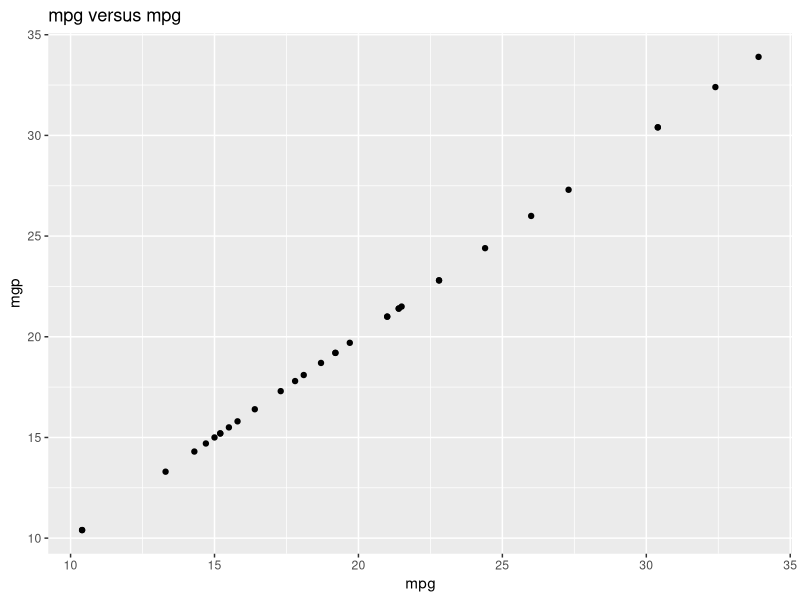
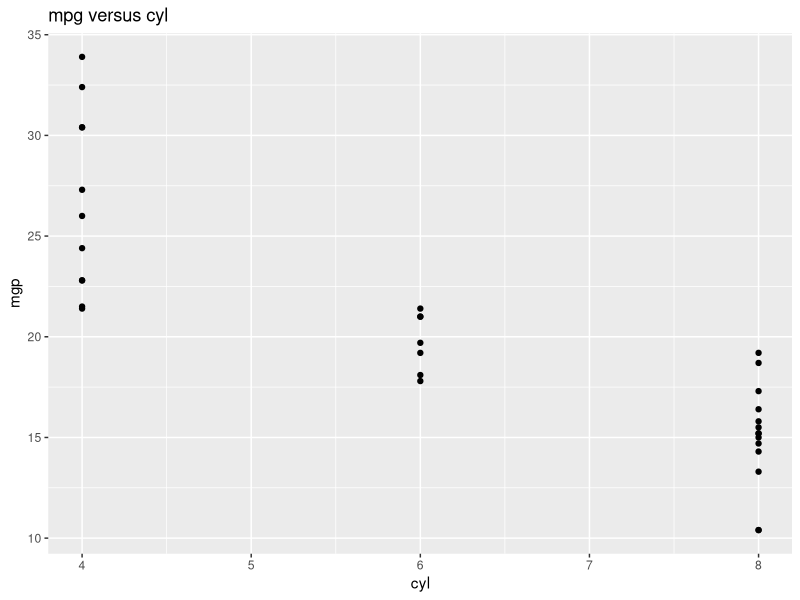
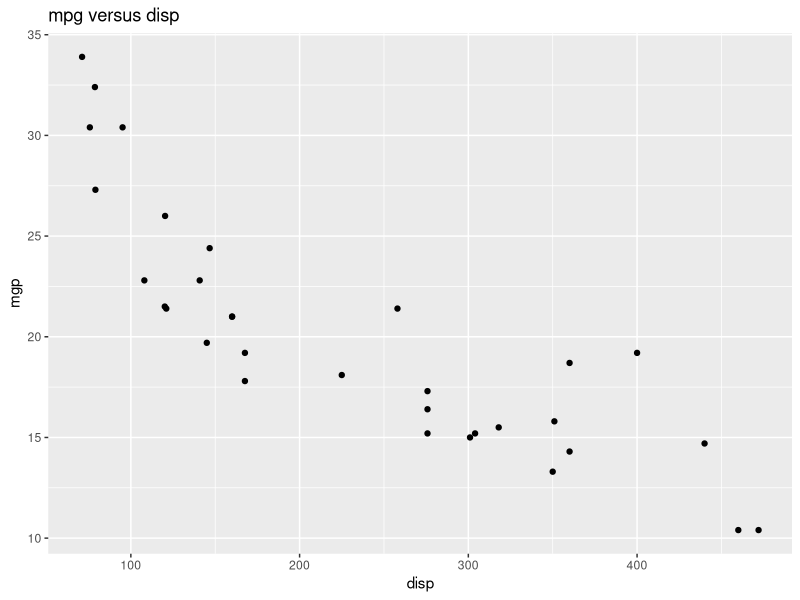
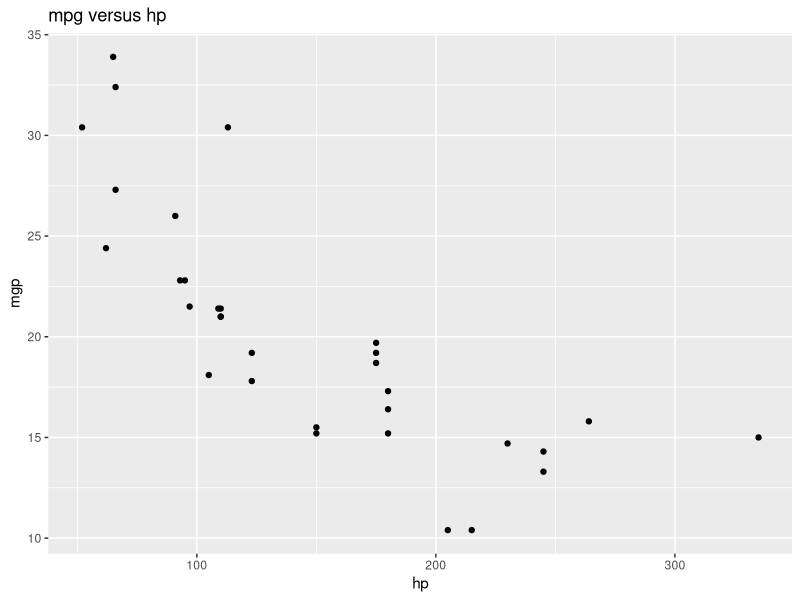
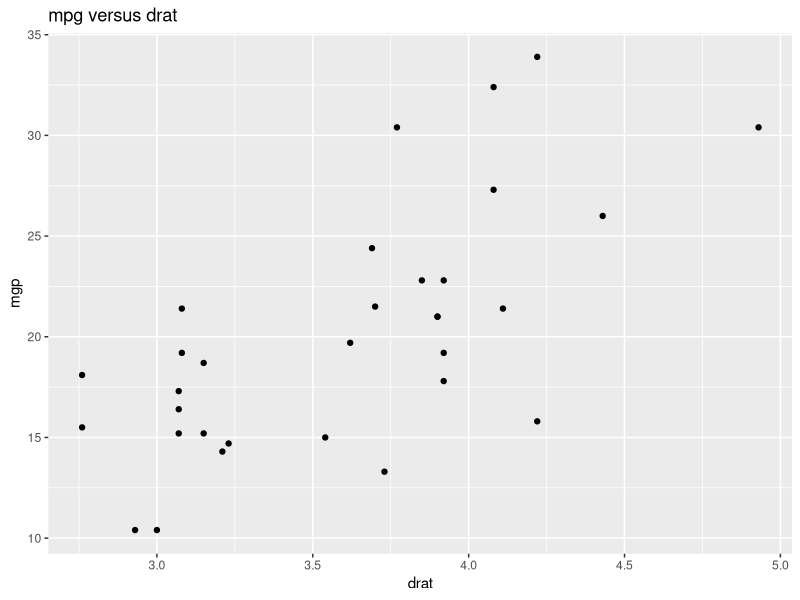
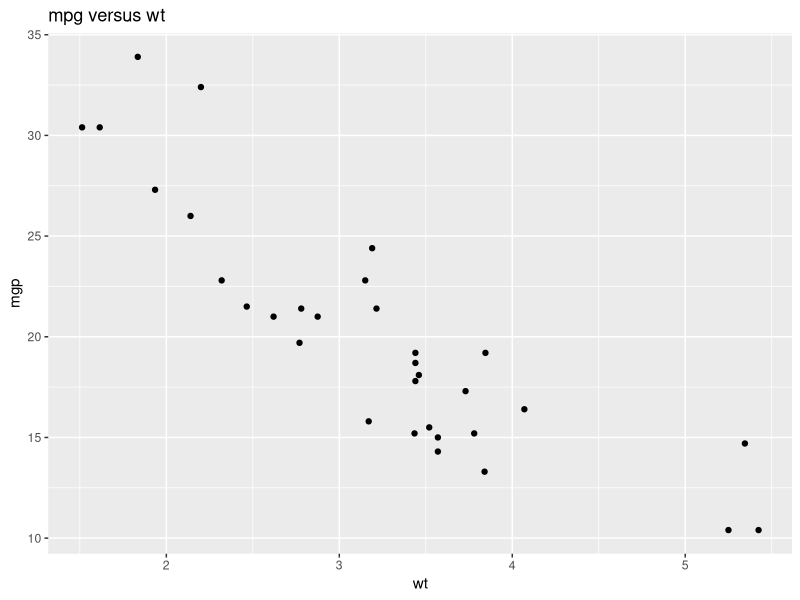
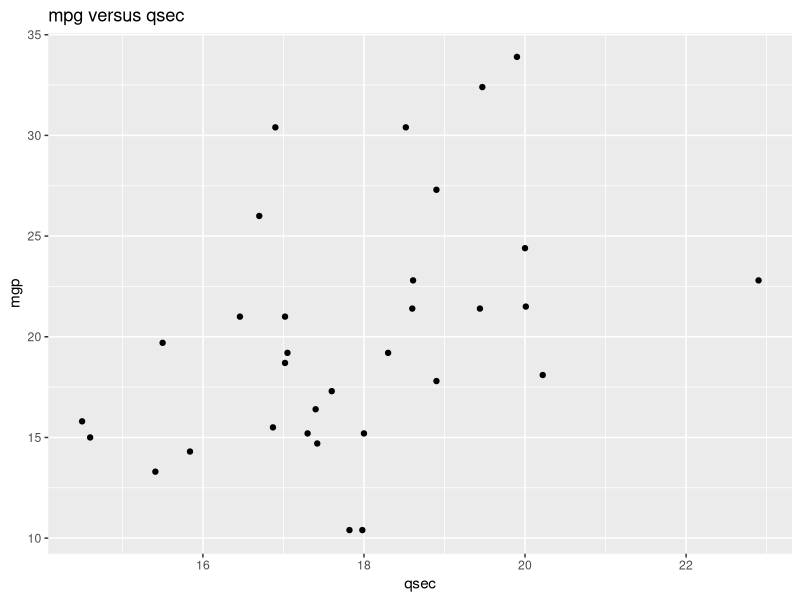
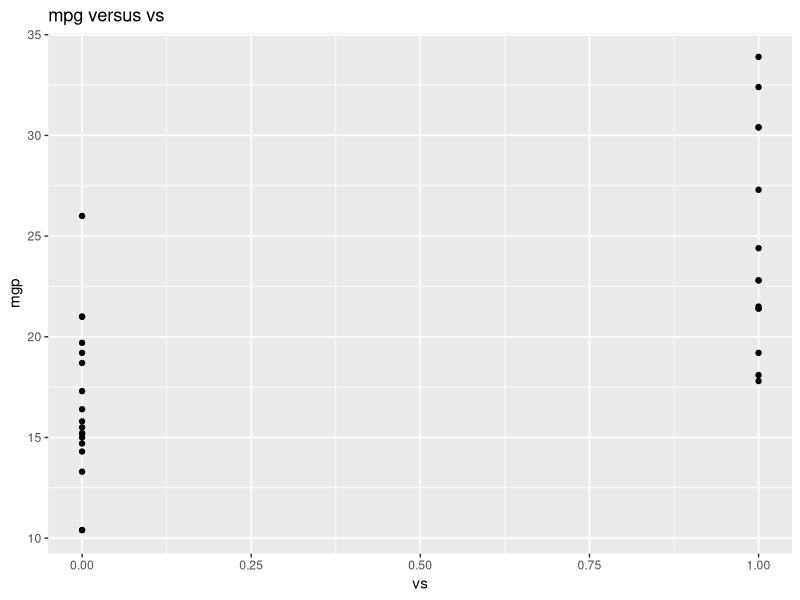

Reproduce these figures in R, in order.
## ---- chunk 1
knitr::opts_chunk$set(echo = TRUE)
## ---- chunk 2
# no packages required for control statements and loops
library(ggplot2)
## ---- chunk 3
x = c(1,2,3,4)
if (length(x) %% 2 == 0) {
  print("the vector x has an even number of entries") }


## ---- chunk 4
x = c(1,2,3)
if (length(x) %% 2 == 0) {
  print("the vector x has an even number of entries") }
## ---- chunk 5

for (name in colnames(mtcars)){
  plot = ggplot(mtcars, aes(x=!!sym(name), y=mpg)) +
    geom_point() +
    ylab("mgp") +
    xlab(name) +
    ggtitle(paste("mpg versus", name))
  print(plot)
}

## ---- chunk 6
for (name in c("disp", "hp", "drat", "wt", "qsec")){
  plot = ggplot(mtcars, aes(x=!!sym(name), y=mpg)) +
    geom_point() +
    ylab("mgp") +
    xlab(name) +
    ggtitle(paste("mpg versus", name))
  print(plot)
}

## ---- chunk 7
num = 0
for (i in c(1:100)){
  num = num + i
}
num
## ---- chunk 8
num = 1
for (i in c(1:5)){
  num = num * i
}
num
## ---- chunk 9
vector = c()
for (i in c(1:5)){
  vector[i] = i
}
vector
## ---- chunk 10
leftendpoint = function(xvector,sigma){
  mean(xvector) - 1.96 * sigma / sqrt(length(xvector))   
}
leftendpoint(c(3,4,5,6,7), sqrt(2))
## ---- chunk 11
rightendpoint = function(xvector,sigma){
  mean(xvector) + 1.96 * sigma / sqrt(length(xvector))   
}
rightendpoint(c(3,4,5,6,7), sqrt(2))
